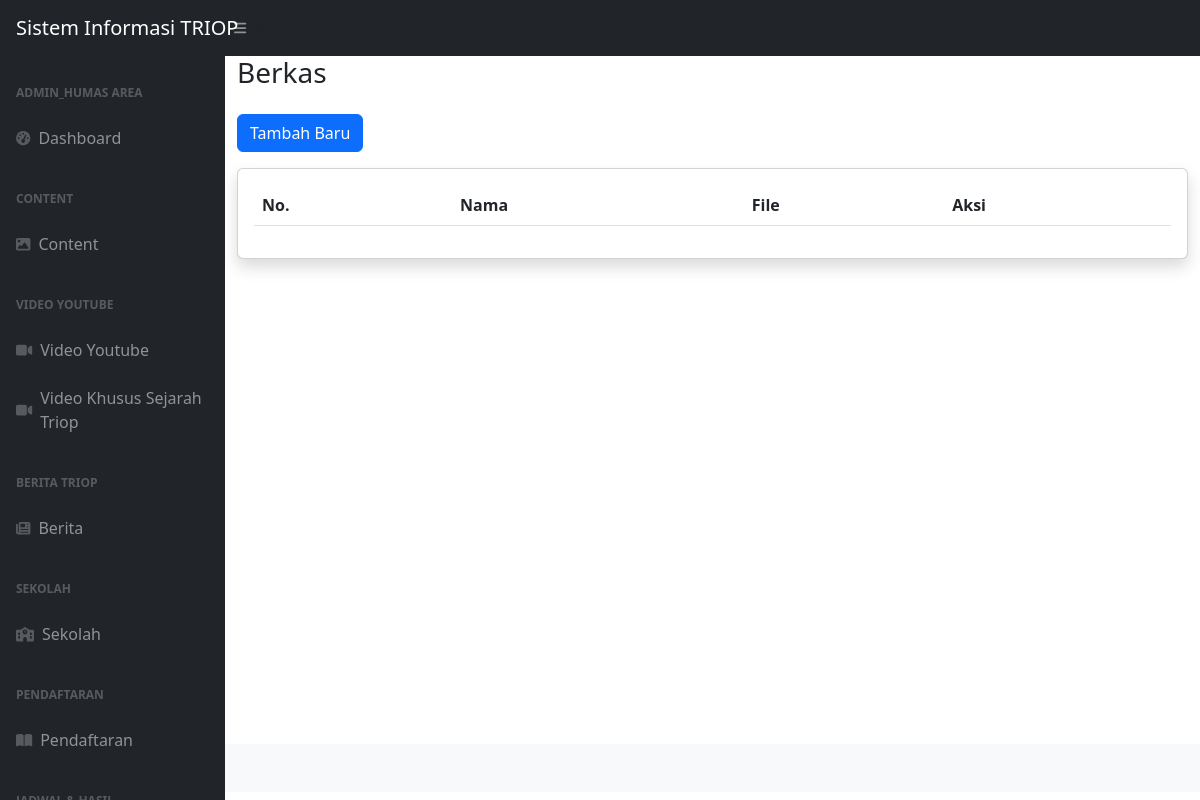
The app's page /admin_humas/berkas, older data.
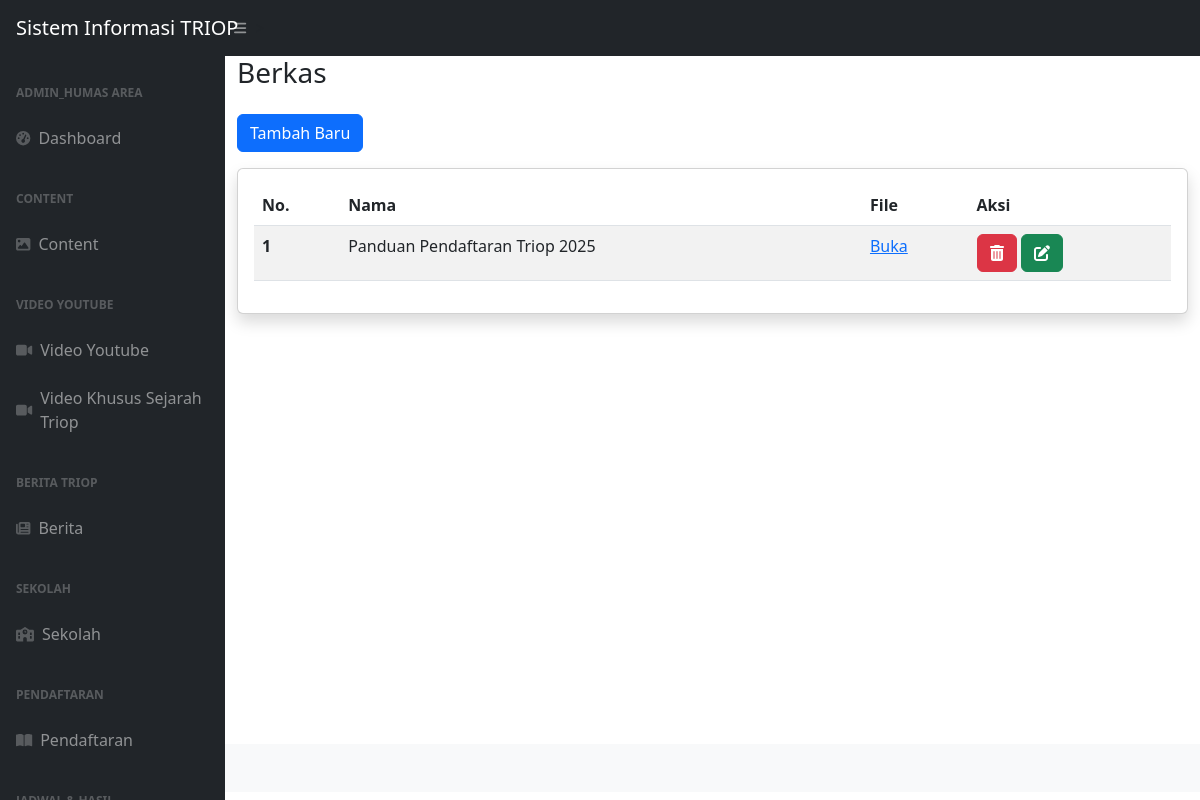
The same page, newer data.
### tables this page shows
CREATE TABLE `tb_berkas` (
  `id_berkas` int NOT NULL,
  `nama` text NOT NULL,
  `file` text NOT NULL
);

### application/controllers/Admin_humas.php (called while the page is built, shortened)
<?php
class Admin_humas extends CI_Controller
{
  public function __construct()
  {
    $this->load->library('Cetak_pdf');
    $this->load->model('Video_model');
    $this->load->model('Instagram_model');
    $this->load->model('Berita_model');
    $this->load->model('Sekolah_model');
    $this->load->model('Jadwal_model');
    $this->load->model('Sponsor_model');
    $this->load->model('Akun_model');
    $this->load->model('Pendaftaran_model');
    $this->load->model('Content_model');
    $this->load->model('Berkas_model');
    $this->load->model('Video_sejarah_model');
  }
    public function berkas()
    {
        $data['title'] = "Berkas";
        $data['berkas'] = $this->Berkas_model->get_all_berkas();
        $this->load->view('admin_humas/header', $data);
        $this->load->view('admin_humas/sidebar');
        $this->load->view('admin_humas/berkas');
        $this->load->view('admin_humas/footer');
    }
}

### index.php (called while the page is built, shortened)
<?php
require_once BASEPATH.'core/CodeIgniter.php';

### application/models/Berkas_model.php (called while the page is built, shortened)
<?php
class Berkas_model extends CI_Model
{
    public function get_all_berkas()
    {
        return $this->db->get('tb_berkas')->result_array();
    }
}

### application/views/admin_humas/berkas.php (the view, shortened to what this page needs)
<div id="layoutSidenav_content">
    <div class="container-fluid">
        <h1 class="h3 mb-4 text-gray-800"><?= $title; ?></h1>
        <a href="<?= base_url('admin_humas/tambah_berkas'); ?>" class="btn btn-primary mb-3">Tambah Baru</a>
        <div class="card shadow mb-4">
            <div class="card-body">
                <div class="table-responsive">
                    <table class="table table-striped" id="dataTable" width="100%" cellspacing="0">
                        <thead>
                            <tr>
                                <th scope="col">No.</th>
                                <th scope="col">Nama</th>
                                <th scope="col">File</th>
                                <th scope="col">Aksi</th>
                            </tr>
                        </thead>
                        <tbody>
                            <?php $i = 1; ?>
                            <?php foreach ($berkas as $j): ?>
                                <tr>
                                    <th scope="row"><?= $i; ?></th>
                                    <td><?= $j['nama']; ?></td>
                                    <td><a href = "<?php echo base_url('assets/berkas/').$j['file'];?>">Buka</a></td>
                                    <td>
                                        <a href="<?= base_url(); ?>admin_humas/hapus_berkas/<?= $j['id_berkas']; ?>" class="btn btn-danger" onclick="return confirm('Data akan dihapus');">
                                            <i class="fas fa-trash-alt"></i>
                                        </a>
                                        <a href="<?= base_url(); ?>admin_humas/edit_berkas/<?= $j['id_berkas']; ?>" class="btn btn-success">
                                            <i class="fas fa-edit"></i>
                                        </a>
                                    </td>
                                </tr>
                                <?php $i++; ?>
                            <?php endforeach; ?>
                        </tbody>
                    </table>
                </div>
            </div>
        </div>
    </div>
</div>
</div>

Row changes from the older to the newer data that the page shows:
added tb_berkas: nama "Panduan Pendaftaran Triop 2025"
